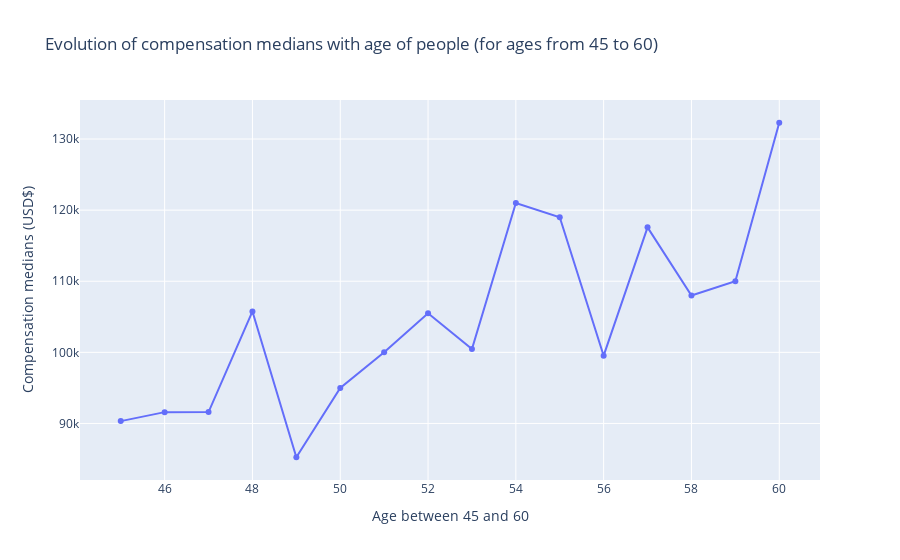

The code cell stored with this chart in its notebook:
### Markdown cell above
The chart generated by the code below is an interactive Plotly chart but the screenshot of this graph is present just after (if the Plotly is not displayed).

### Code cell
# Plotting the median "ConvertedComp" for all ages from 45 to 60.

QUERY = """
SELECT ConvertedComp, Age
FROM master	
WHERE Age BETWEEN 45 AND 60
"""
df = pd.read_sql_query(QUERY,conn)

median_ConvertedComp = df.groupby("Age")["ConvertedComp"].median().reset_index()
px.line(median_ConvertedComp, x="Age", y="ConvertedComp", labels={"ConvertedComp": "Compensation medians (USD$)", "Age": "Age between 45 and 60"}, title="Evolution of compensation medians with age of people (for ages from 45 to 60)", markers=True)

### Figure 1 — Plotly figure (JSON) as saved in the notebook; plotly's stock layout.template omitted (floating-point values rounded to 4 significant figures)
{"data": [{"hovertemplate": "Age between 45 and 60=%{x}<br>Compensation medians (USD$)=%{y}<extra></extra>", "legendgroup": "", "line": {"color": "#636efa", "dash": "solid"}, "marker": {"symbol": "circle"}, "mode": "lines+markers", "name": "", "orientation": "v", "showlegend": false, "type": "scatter", "x": [45, 46, 47, 48, 49, 50, 51, 52, 53, 54, 55, 56, 57, 58, 59, 60], "xaxis": "x", "y": [90330, 91593, 91606, 105750, 85248, 95000, 100000, 105500, 100463, 121000, 119000, 99530.0, 117578, 108000, 110000, 132300.0], "yaxis": "y"}], "layout": {"legend": {"tracegroupgap": 0}, "title": {"text": "Evolution of compensation medians with age of people (for ages from 45 to 60)"}, "xaxis": {"anchor": "y", "domain": [0, 1], "title": {"text": "Age between 45 and 60"}}, "yaxis": {"anchor": "x", "domain": [0, 1], "title": {"text": "Compensation medians (USD$)"}}}}
